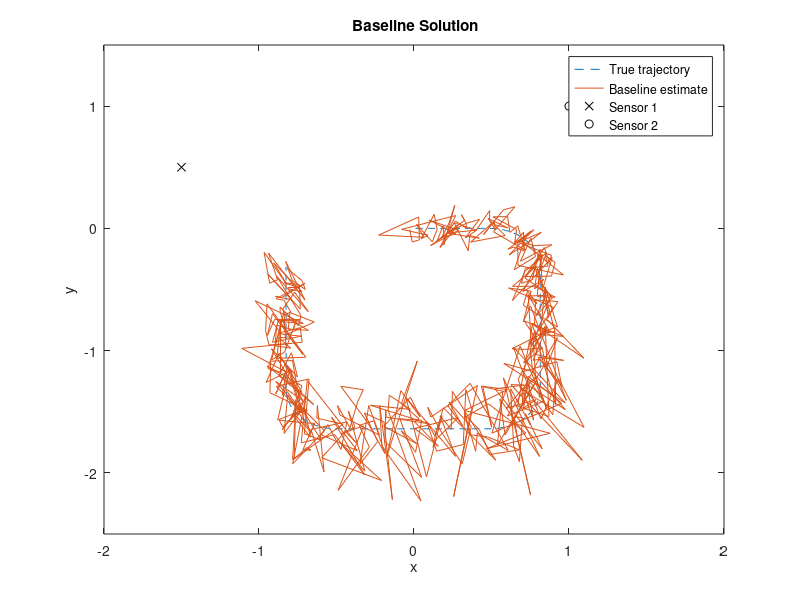
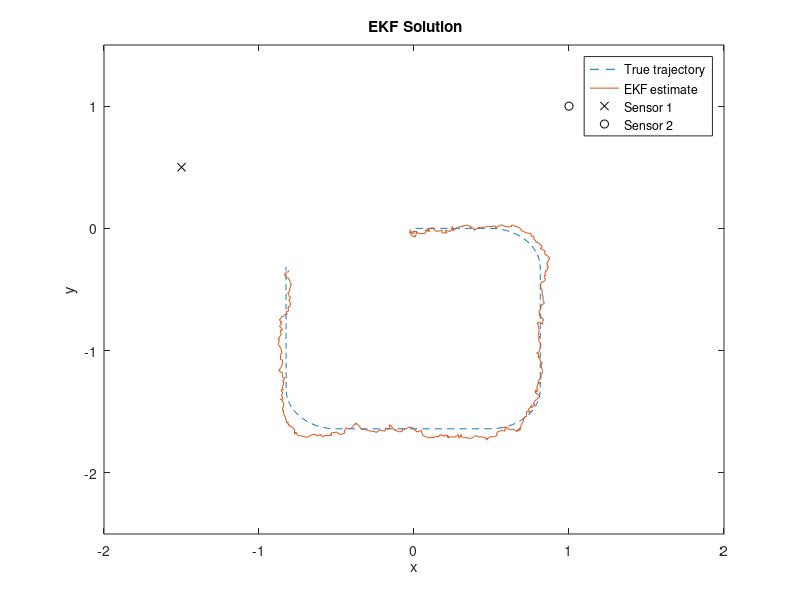
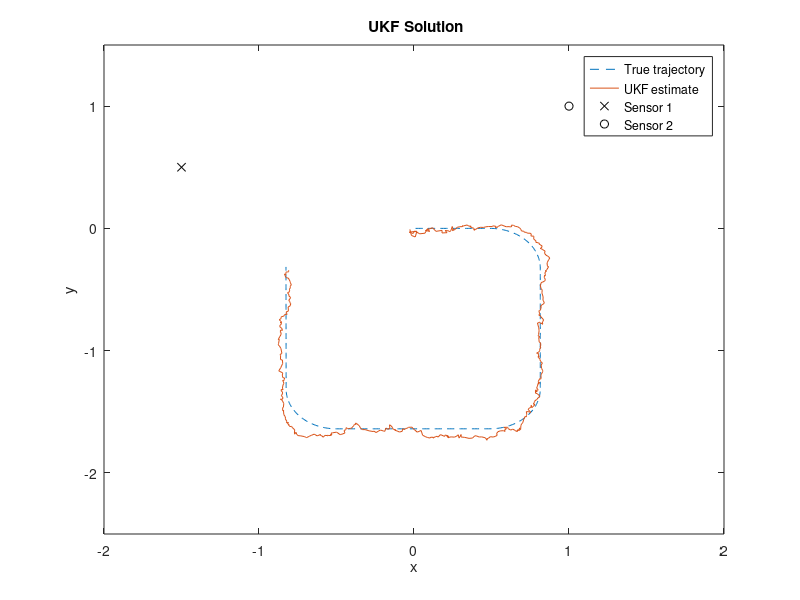
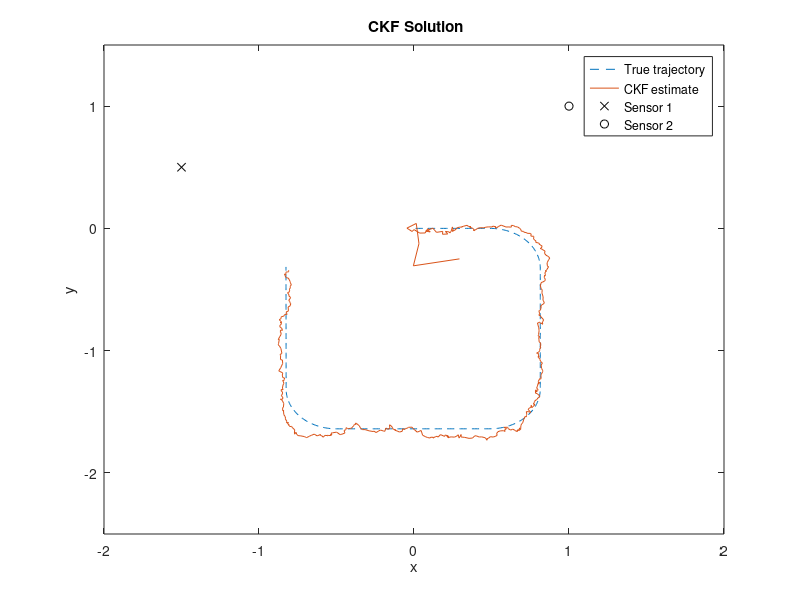

These figures' MATLAB source, in order: (Note: this script raises an error after producing the figures.)
% ELEC-E8105: Exercise 6.3
%
% 2016-03-14 -- Roland Hostettler <roland.hostettler@aalto.fi>

% Housekeeping
clear variables;

%% Generate data
% Lock seed
randn('state',123);

% Implement RMSE (true and estimate)
rmse = @(X,EST) sqrt(mean(sum((X-EST).^2)));

% Create a bit curved trajectory and angle
% measurements from two sensors
S1 = [-1.5;0.5]; % Position of sensor 1
S2 = [1;1];      % Position of sensor 2
sd = 0.05;       % Standard deviation of measurements
dt = 0.01;       % Sampling period
x0 = [0;0;1;0];  % Initial state

a = zeros(1,500);
a(1,50:100)  = pi/2/51/dt + 0.01*randn(1,51);
a(1,200:250) = pi/2/51/dt + 0.01*randn(1,51);
a(1,350:400) = pi/2/51/dt + 0.01*randn(1,51);
x = x0;
t = 0;
X = [];
Theta = [];
T = [];
for i=1:500
    F = [
        0 0     1    0;...
        0 0     0    1;
        0 0     0 a(i);
        0 0 -a(i)    0;
    ];
    x = expm(F*dt)*x;
    y1 = atan2(x(2)-S1(2), x(1)-S1(1)) + sd * randn;
    y2 = atan2(x(2)-S2(2), x(1)-S2(1)) + sd * randn;
    t  = t + dt;
    X = [X x];
    T = [T t];
    Theta = [Theta [y1;y2]];
end
steps = size(Theta,2);

%% Dynamic model
% Parameters of the dynamic model
qc = 0.1;

% This is the transition matrix
A  = [
    1 0 dt  0;
    0 1  0 dt;
    0 0  1  0;
    0 0  0  1;
];

% This is the process noise covariance
Q = [
    qc*dt^3/3         0 qc*dt^2/2         0;
            0 qc*dt^3/3         0 qc*dt^2/2;
    qc*dt^2/2         0     qc*dt         0;
            0 qc*dt^2/2         0     qc*dt;
];

%% Baseline solution
% Baseline solution. The estimates
% of x_k are stored as columns of
% the matrix EST1.

%if 0 %% <--- Uncomment to disable
fprintf('Running base line solution.\n');

% Initialize to true value
m1 = x0;     
EST1 = zeros(4,steps);

% Set up figure
figure(1); clf

% Loop through steps
for k=1:steps
    % Compute crossing of the measurements
    dx1 = cos(Theta(1,k));
    dy1 = sin(Theta(1,k));
    dx2 = cos(Theta(2,k));
    dy2 = sin(Theta(2,k));
    d = [dx1 dx2; dy1 dy2]\[S2(1)-S1(1);S2(2)-S1(2)];

    % Crossing
    cross_xy = S1 + [dx1;dy1]*d(1);

    % Compute estimate
    m1(3:4) = [0;0];
    m1(1:2) = cross_xy;
    EST1(:,k) = m1;

    % Animate
    if rem(k,10) == 1
        len = 3;
        dx1 = len*cos(Theta(1,k));
        dy1 = len*sin(Theta(1,k));
        dx2 = len*cos(Theta(2,k));
        dy2 = len*sin(Theta(2,k));
        clf;
        plot(X(1,:),X(2,:),'r-',...
             m1(1),m1(2),'bo',...
             EST1(1,1:k),EST1(2,1:k),'b--',...
             [S1(1);S1(1)+dx1],[S1(2);S1(2)+dy1],'k--',...
             [S2(1);S2(1)+dx2],[S2(2);S2(2)+dy2],'k--');
        axis([-2 2 -2.5 1.5]);

        % Pause and draw
        drawnow;
        pause(.1)
    end
end

% Compute error
err1 = rmse(X,EST1)

% Plot baseline
figure(1); clf

plot(X(1,:),X(2,:),'--',...
     EST1(1,:),EST1(2,:),'-',...
     S1(1),S1(2),'kx',S2(1),S2(2),'ko')
legend('True trajectory','Baseline estimate','Sensor 1','Sensor 2');
xlabel('x'); ylabel('y'); title('\bf Baseline Solution')
axis([-2 2 -2.5 1.5]);

fprintf('This is the BL solution. Press enter.\n');
pause;

%end %% <--- Uncomment to disable

%% EKF solution  
% Jacobian %%%%%%%%%%%%%%%%%%%%%%%%%%%%%%%%%%%%%%%%%%%%%%%%%%%%%%%%%%%%%%%%
Hx = @(x, y, sx, sy) -(1 + ((y-sy)/(x-sx)).^2).^(-1).*((y-sy)./(x-sx).^2);
Hy = @(x, y, sx, sy) (1 + ((y-sy)/(x-sx)).^2).^(-1).*1./(x-sx);

% Uncomment these lines to verify the Jacobian
% x = 1;
% delta = 0.01;
% y = 2;
% atan2(y-S1(2), x+delta*x - S1(1)) - atan2(y-S1(2), x-S1(1));
% Hx(x, y, S1(1), S1(2))*delta*x;
% 
% atan2(y+delta*y-S1(2), x-S1(1)) - atan2(y-S1(2), x-S1(1));
% Hy(x, y, S1(1), S1(2))*delta*y;

H = @(x) [
    Hx(x(1), x(2), S1(1), S1(2)), Hy(x(1), x(2), S1(1), S1(2)), zeros(1, 2);
    Hx(x(1), x(2), S2(1), S2(2)), Hy(x(1), x(2), S2(1), S2(2)), zeros(1, 2);
];
%%%%%%%%%%%%%%%%%%%%%%%%%%%%%%%%%%%%%%%%%%%%%%%%%%%%%%%%%%%%%%%%%%%%%%%%%%%

% EKF solution. The estimates
% of x_k are stored as columns of
% the matrix EST2.

%if 0 %% <--- Uncomment to disable
fprintf('Running EKF solution.\n');

m2 = x0;            % Initialize to true value
P2 = eye(4);        % Some uncertainty
R  = sd^2*eye(2);   % The joint covariance
EST2 = zeros(4,steps);

% Set up figure
figure(2); clf

% Loop through steps
for k=1:steps
    %%%% EKF %%%%%%%%%%%%%%%%%%%%%%%%%%%%%%%%%%%%%%%%%%%%%%%%%%%%%%%%%%%%%%
    % Prediction (NOTE: No linearization here, this is accurate!)
    mp2 = A*m2;
    Pp2 = A*P2*A' + Q;

    % Update
    v = [
        Theta(1, k) - atan2(mp2(2)-S1(2), mp2(1)-S1(1));
        Theta(2, k) - atan2(mp2(2)-S2(2), mp2(1)-S2(1));
    ];
    S = H(mp2)*Pp2*H(mp2)' + R;
    K = (Pp2*H(mp2)')/S;
    m2 = mp2 + K*v;
    P2 = Pp2 - K*S*K';    
    %%%% %%%%%%%%%%%%%%%%%%%%%%%%%%%%%%%%%%%%%%%%%%%%%%%%%%%%%%%%%%%%%%%%%%

    % Store the estimate
    EST2(:,k) = m2;

    % Animate
    if rem(k,10) == 1
        len = 3;
        dx1 = len*cos(Theta(1,k));
        dy1 = len*sin(Theta(1,k));
        dx2 = len*cos(Theta(2,k));
        dy2 = len*sin(Theta(2,k));
        clf;
        plot(X(1,:),X(2,:),'r-',...
             m2(1),m2(2),'bo',...
             EST2(1,1:k),EST2(2,1:k),'b--',...
             [S1(1);S1(1)+dx1],[S1(2);S1(2)+dy1],'k--',...
             [S2(1);S2(1)+dx2],[S2(2);S2(2)+dy2],'k--');
        axis([-2 2 -2.5 1.5]);

        % Pause and draw
        drawnow;
        pause(.1)
    end
end

% Compute error
err2 = rmse(X,EST2)

% Plot EKF
figure(2); clf
plot(X(1,:),X(2,:),'--',...
     EST2(1,:),EST2(2,:),'-',...
     S1(1),S1(2),'kx',S2(1),S2(2),'ko')
legend('True trajectory','EKF estimate','Sensor 1','Sensor 2');
xlabel('x'); ylabel('y'); title('\bf EKF Solution')
axis([-2 2 -2.5 1.5]);

fprintf('This is the EKF solution. Press enter.\n');
pause;

%end %% <--- Uncomment to disable

%% UKF solution    
% UKF solution. The estimates
% of x_k are stored as columns of
% the matrix EST3.

%if 0 %% <--- Uncomment to disable
fprintf('Running UKF solution.\n');

%%%% UKF Parameters & Functions %%%%%%%%%%%%%%%%%%%%%%%%%%%%%%%%%%%%%%%%%%%
alpha = 1e-3;
beta = 2;
kappa = 0;
L = 4;

% Weights
lambda = alpha^2*(L+kappa)-L;
Wm = 1/(2*(L+lambda))*ones(1, 2*L+1);
Wm(1) = lambda/(L+lambda);
Wc = Wm;
Wc(1) = Wc(1) + 1-alpha^2+beta;

h = @(x) [
    atan2(x(2)-S1(2), x(1)-S1(1));
    atan2(x(2)-S2(2), x(1)-S2(1));
];
%%%%%%%%%%%%%%%%%%%%%%%%%%%%%%%%%%%%%%%%%%%%%%%%%%%%%%%%%%%%%%%%%%%%%%%%%%%

m2 = x0;            % Initialize to true value
P2 = eye(4);        % Some uncertainty
R  = sd^2*eye(2);   % The joint covariance
EST3 = zeros(4,steps);

% Set up figure
figure(3); clf

% Loop through steps
for k=1:steps
    %%%% UKF %%%%%%%%%%%%%%%%%%%%%%%%%%%%%%%%%%%%%%%%%%%%%%%%%%%%%%%%%%%%%%
    %% Prediction
    % NOTE: No sigma-points needed, this is the true prediction as the
    % process dynamics are linear
    mp2 = A*m2;
    Pp2 = A*P2*A' + Q;

    %% Update
    % Sigma-points
    Xs = [ ...
        mp2, ...
        mp2*ones(1, L) + sqrt(L + lambda)*chol(Pp2, 'lower'), ...
        mp2*ones(1, L) - sqrt(L + lambda)*chol(Pp2, 'lower'), ...
    ];

    % Predict
    Yp = zeros(2, 2*L+1);
    for l = 1:2*L+1
        Yp(:, l) = h(Xs(:, l));
    end
    yp = (Wm*Yp.').';

    % Covariances
    Sk = R;
    Ck = 0;
    for l = 1:2*L+1
        Sk = Sk + Wc(l)*((Yp(:, l)-yp)*(Yp(:, l)-yp)');
        Ck = Ck + Wc(l)*((Xs(:, l)-mp2)*(Yp(:, l)-yp)');
    end

    % Update
    K = Ck/Sk;
    m2 = mp2 + K*(Theta(:, k)-yp);
    P2 = Pp2 - K*Sk*K';
    %%%% %%%%%%%%%%%%%%%%%%%%%%%%%%%%%%%%%%%%%%%%%%%%%%%%%%%%%%%%%%%%%%%%%%

    % Store the estimate
    EST3(:,k) = m2;

    % Animate
    if rem(k,10) == 1
        len = 3;
        dx1 = len*cos(Theta(1,k));
        dy1 = len*sin(Theta(1,k));
        dx2 = len*cos(Theta(2,k));
        dy2 = len*sin(Theta(2,k));
        clf;
        plot(X(1,:),X(2,:),'r-',...
             m2(1),m2(2),'bo',...
             EST3(1,1:k),EST3(2,1:k),'b--',...
             [S1(1);S1(1)+dx1],[S1(2);S1(2)+dy1],'k--',...
             [S2(1);S2(1)+dx2],[S2(2);S2(2)+dy2],'k--');
        axis([-2 2 -2.5 1.5]);

        % Pause and draw
        drawnow;
        pause(.1)
    end
end

% Compute error
err3 = rmse(X,EST3)

% Plot EKF
figure(3); clf
plot(X(1,:),X(2,:),'--',...
EST3(1,:),EST3(2,:),'-',...
S1(1),S1(2),'kx',S2(1),S2(2),'ko')
legend('True trajectory','UKF estimate','Sensor 1','Sensor 2');
xlabel('x'); ylabel('y'); title('\bf UKF Solution')
axis([-2 2 -2.5 1.5]);


fprintf('This is the UKF solution. Press enter.\n');
pause;

%end %% <--- Uncomment to disable

%% CKF solution    
% UKF solution. The estimates
% of x_k are stored as columns of
% the matrix EST4.

%if 0 %% <--- Uncomment to disable
fprintf('Running CKF solution.\n');

%%%% UKF Parameters & Functions %%%%%%%%%%%%%%%%%%%%%%%%%%%%%%%%%%%%%%%%%%%
alpha = 1;
beta = 0;
kappa = 0;
L = 4;

% Weights
lambda = alpha^2*(L+kappa)-L;
Wm = 1/(2*(L+lambda))*ones(1, 2*L+1);
Wm(1) = lambda/(L+lambda);
Wc = Wm;
Wc(1) = Wc(1) + 1-alpha^2+beta;

h = @(x) [
    atan2(x(2, :)-S1(2), x(1, :)-S1(1));
    atan2(x(2, :)-S2(2), x(1, :)-S2(1));
];
%%%%%%%%%%%%%%%%%%%%%%%%%%%%%%%%%%%%%%%%%%%%%%%%%%%%%%%%%%%%%%%%%%%%%%%%%%%

m2 = x0;            % Initialize to true value
P2 = eye(4);        % Some uncertainty
R  = sd^2*eye(2);   % The joint covariance
EST4 = zeros(4,steps);

% Set up figure
figure(4); clf

% Loop through steps
for k=1:steps

    %%%% CKF %%%%%%%%%%%%%%%%%%%%%%%%%%%%%%%%%%%%%%%%%%%%%%%%%%%%%%%%%%%%%%
    %% Prediction
    % NOTE: No sigma-points needed, this is the true prediction as the
    % process dynamics are linear
    mp2 = A*m2;
    Pp2 = A*P2*A' + Q;

    %% Update
    % Sigma-points
    Xs = [...
        mp2, ...
        mp2*ones(1, L) + sqrt(L + lambda)*chol(Pp2, 'lower'), ...
        mp2*ones(1, L) - sqrt(L + lambda)*chol(Pp2, 'lower'), ...
    ];

    % Predict
    Yp = zeros(2, 2*L+1);
    for l = 1:2*L+1
        Yp(:, l) = h(Xs(:, l));
    end
    yp = (Wm*Yp.').';

    % Covariances
    Sk = R;
    Ck = 0;
    for l = 1:2*L+1
        Sk = Sk + Wc(l)*((Yp(:, l)-yp)*(Yp(:, l)-yp)');
        Ck = Ck + Wc(l)*((Xs(:, l)-mp2)*(Yp(:, l)-yp)');
    end

    % Update
    K = Ck/Sk;
    m2 = mp2 + K*(Theta(:, k)-yp);
    P2 = Pp2 - K*Sk*K';
    %%%% %%%%%%%%%%%%%%%%%%%%%%%%%%%%%%%%%%%%%%%%%%%%%%%%%%%%%%%%%%%%%%%%%%

    % Store the estimate
    EST4(:,k) = m2;

    % Animate
    if rem(k,10) == 1
        len = 3;
        dx1 = len*cos(Theta(1,k));
        dy1 = len*sin(Theta(1,k));
        dx2 = len*cos(Theta(2,k));
        dy2 = len*sin(Theta(2,k));
        clf;
        plot(X(1,:),X(2,:),'r-',...
             m2(1),m2(2),'bo',...
             EST4(1,1:k),EST4(2,1:k),'b--',...
             [S1(1);S1(1)+dx1],[S1(2);S1(2)+dy1],'k--',...
             [S2(1);S2(1)+dx2],[S2(2);S2(2)+dy2],'k--');
        axis([-2 2 -2.5 1.5]);

        % Pause and draw
        drawnow;
        pause(.1)
    end
end

% Compute error
err4 = rmse(X,EST4)

% Plot EKF
figure(4); clf
plot(X(1,:),X(2,:),'--',...
     EST4(1,:),EST4(2,:),'-',...
     S1(1),S1(2),'kx',S2(1),S2(2),'ko')
legend('True trajectory','CKF estimate','Sensor 1','Sensor 2');
xlabel('x'); ylabel('y'); title('\bf CKF Solution')
axis([-2 2 -2.5 1.5]);

fprintf('This is the CKF solution. Press enter.\n');
pause;

%end %% <--- Uncomment to disable

%% Bootstrap PF solution    
fprintf('Running bootstrap PF solution.\n');

% Parameters
M = 10000;
M_T = M/3;
P0 = eye(4);
m2 = x0*ones(1, M) + chol(P0, 'lower')*randn(4, M);
w = 1/M*ones(1, M);

%P2 = eye(4);        % Some uncertainty
R  = sd^2*eye(2);   % The joint covariance
EST5 = zeros(4,steps);

% Set up figure
figure(5); clf

% Loop through steps
for k=1:steps
    %%%% PF %%%%%%%%%%%%%%%%%%%%%%%%%%%%%%%%%%%%%%%%%%%%%%%%%%%%%%%%%%%%%%
    % Propagation
    m2 = A*m2 + chol(Q, 'lower')*randn(4, M);

    % Weigths
    w = w.*mvnpdf(Theta(:, k).', h(m2).', R).';
    w = w/sum(w);

    % Estimate
    m = m2*(w.');

    % Resample
    ess = 1/sum(w.^2);
    if ess < M_T
        ri = resample(w);
        m2 = m2(:, ri);
        w = 1/M*ones(1, M);
    end

    %%%% %%%%%%%%%%%%%%%%%%%%%%%%%%%%%%%%%%%%%%%%%%%%%%%%%%%%%%%%%%%%%%%%%%

    % Store the estimate
    EST5(:,k) = m;

    % Animate
    if rem(k,10) == 1
        len = 3;
        dx1 = len*cos(Theta(1,k));
        dy1 = len*sin(Theta(1,k));
        dx2 = len*cos(Theta(2,k));
        dy2 = len*sin(Theta(2,k));
        clf;
        plot(X(1,:),X(2,:),'r-',...
             m2(1),m2(2),'bo',...
             EST5(1,1:k),EST5(2,1:k),'b--',...
             [S1(1);S1(1)+dx1],[S1(2);S1(2)+dy1],'k--',...
             [S2(1);S2(1)+dx2],[S2(2);S2(2)+dy2],'k--');
        axis([-2 2 -2.5 1.5]);

        % Pause and draw
        drawnow;
        pause(.1)
    end
end

% Compute error
err5 = rmse(X,EST5)

% Plot EKF
figure(5); clf
plot(X(1,:),X(2,:),'--',...
     EST5(1,:),EST5(2,:),'-',...
     S1(1),S1(2),'kx',S2(1),S2(2),'ko')
legend('True trajectory','CKF estimate','Sensor 1','Sensor 2');
xlabel('x'); ylabel('y'); title('\bf Bootstrap PF Solution')
axis([-2 2 -2.5 1.5]);

fprintf('This is the bootstrap PF solution. Press enter.\n');
pause;

%end %% <--- Uncomment to disable

%% PF w/ CKF importance distribution solution    
fprintf('Running PF w/ CKF solution.\n');

% Parameters
% M = 1000;
M_T = M/3;
n = 4;
Xi = sqrt(n)*eye(4);

P0 = eye(4);
m2 = x0*ones(1, M) + chol(P0, 'lower')*randn(4, M);
w = 1/M*ones(1, M);

mu_k = zeros(n, M);
P_k = zeros(n, n, M);

%P2 = eye(4);        % Some uncertainty
R  = sd^2*eye(2);   % The joint covariance
EST6 = zeros(4,steps);

% Set up figure
figure(6); clf

% Loop through steps
for k=1:steps
    %%%% PF %%%%%%%%%%%%%%%%%%%%%%%%%%%%%%%%%%%%%%%%%%%%%%%%%%%%%%%%%%%%%%
    % Propagation    
    % Predict
    mp = A*m2;
    for i = 1:M
        % Generate sigma-points
        Mp = [mp(:, i)*ones(1, n) + chol(Q, 'lower')*Xi, mp(:, i)*ones(1, n) - chol(Q, 'lower')*Xi];

        % Calculate covariances
        Yp = h(Mp);
        yp = 1/(2*n)*sum(Yp, 2);
        Sk = R;
        Ck = zeros(n, 2);
        for j = 1:2*n
            Sk = Sk + 1/(2*n)*(Yp(:, j) - yp)*(Yp(:, j) - yp)';
            Ck = Ck + 1/(2*n)*(Mp(:, j) - mp(:, i))*(Yp(:, j) - yp)';
        end

        % Calculate the proposal parameters
        Kk = Ck/Sk;
        mu_k(:, i) = mp(:, i) + Kk*(Theta(:, k) - yp);
        P_k(:, :, i) = Q - Kk*Sk*Kk';

        % Propagate
        m2(:, i) = mu_k(:, i) + chol(P_k(:, :, i), 'lower')*randn(4, 1);
    end

    % Normalize the weights
    w = (w.'.*mvnpdf(Theta(:, k).', h(m2).', R).*mvnpdf(m2.', mp.', Q)./mvnpdf(m2.', mu_k.', P_k)).';
    w = w/sum(w);

    % Estimate the mean
    m = m2*(w.');

    % Resample
    ess = 1/sum(w.^2);
    if ess < M_T
        ri = resample(w);
        m2 = m2(:, ri);
        w = 1/M*ones(1, M);
    end
    %%%% %%%%%%%%%%%%%%%%%%%%%%%%%%%%%%%%%%%%%%%%%%%%%%%%%%%%%%%%%%%%%%%%%%

    % Store the estimate
    EST6(:,k) = m;

    % Animate
    if rem(k,10) == 1
        len = 3;
        dx1 = len*cos(Theta(1,k));
        dy1 = len*sin(Theta(1,k));
        dx2 = len*cos(Theta(2,k));
        dy2 = len*sin(Theta(2,k));
        clf;
        plot(X(1,:),X(2,:),'r-',...
             m2(1),m2(2),'bo',...
             EST6(1,1:k),EST6(2,1:k),'b--',...
             [S1(1);S1(1)+dx1],[S1(2);S1(2)+dy1],'k--',...
             [S2(1);S2(1)+dx2],[S2(2);S2(2)+dy2],'k--');
        axis([-2 2 -2.5 1.5]);

        % Pause and draw
        drawnow;
        pause(.1)
    end
end

% Compute error
err5 = rmse(X,EST6)

% Plot EKF
figure(6); clf
plot(X(1,:),X(2,:),'--',...
     EST6(1,:),EST6(2,:),'-',...
     S1(1),S1(2),'kx',S2(1),S2(2),'ko')
legend('True trajectory','CKF estimate','Sensor 1','Sensor 2');
xlabel('x'); ylabel('y'); title('\bf PF w/ CKF Solution')
axis([-2 2 -2.5 1.5]);

fprintf('This is the PF w/ CKF solution. Press enter.\n');
pause;

%end %% <--- Uncomment to disable
